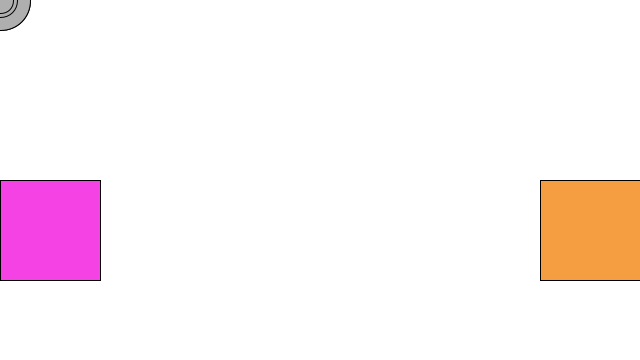
Frame 1 (no input)
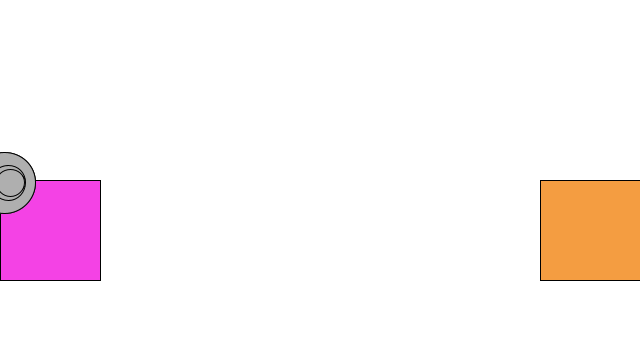
Frame 60 (the mouse pressed at the canvas centre just before this capture)
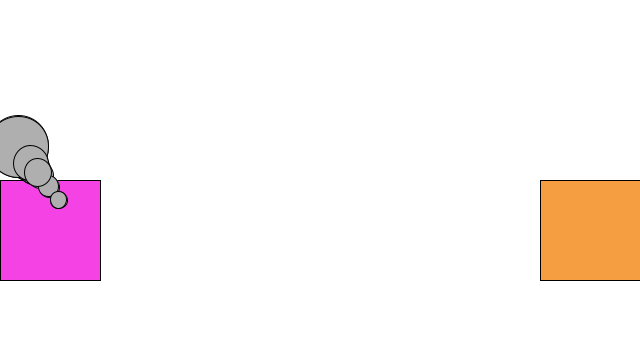
Frame 120 (the mouse held since frame 60 and released just before this capture)

The Processing sketch that drew these frames (run headless with seeded random() and noise(); from frame 60 on, the mouse is pressed at the canvas centre):

// Processing sketch: Exo_2_4_Friction_Pockets
// ── Exo_2_4_Friction_Pockets.pde
class Mover {
  
  PVector location;
  PVector velocity;
  PVector acceleration;
  
  float size;
  float mass;
  
  Mover(float m, float x, float y){
    location = new PVector(x, y);
    velocity = new PVector(0,0);
    acceleration = new PVector(0, 0);
    mass = m;
  }

  
  void update(){
    
    if(location.x > 0 && location.x < 100 && location.y > height/2 && location.y < height/2 + 100){
      println("apply");
      float c = 0.1;
      PVector friction = velocity.copy();
      friction.mult(-1);
      friction.normalize();
      friction.mult(c);
      this.applyForce(friction);    
    }
    
    if(location.x > width-100 && location.x < width && location.y > height/2 && location.y < height/2 + 100){
      println("applySpeedUp");
      PVector speedUp = acceleration.copy();
      speedUp.mult(10);
      this.applyForce(speedUp);    
    }
    
    
    
    velocity.add(acceleration);
    location.add(velocity);
    acceleration.mult(0);
  }
  
  void applyForce(PVector force){
    PVector f = PVector.div(force, mass);
    acceleration.add(f);
  }
  
  void display(){
    stroke(0);
    fill(175);
    ellipse(location.x, location.y, mass*16,mass*16);
  }
  
  void checkEdges(){
    if (location.x > width) {
      location.x = width;
      velocity.x *= -1;
    } else if (location.x < 0) {
      velocity.x *= -1;
      location.x = 0;
    }

    if (location.y > height) {
      velocity.y *= -1;
      location.y = height;
    }

  }
  
}
// ── main.pde

Mover[] movers = new Mover[20];

void settings(){
  size(640, 360);
}

void setup() {
  for (int i = 0; i < movers.length; i++) {
    movers[i] = new Mover(random(1, 4), 0, 0);
  }
}


void draw() {
  background(255);
  
  fill(244, 66, 229);
  rect(0, height/2, 100, 100);
  
  fill(244, 157, 65);
  rect(width-100, height/2, 100, 100);

  for (int i = 0; i < movers.length; i++) {

    PVector wind = new PVector(0.01, 0);
    PVector gravity = new PVector(0, 0.1*movers[i].mass);
    
    movers[i].applyForce(wind);
    movers[i].applyForce(gravity);

    movers[i].update();
    movers[i].display();
    movers[i].checkEdges();
  }
}
